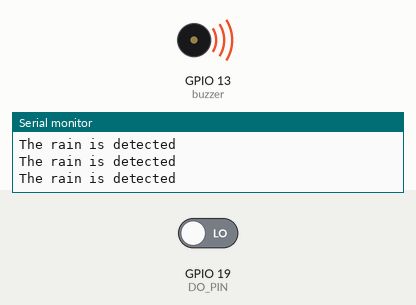
This sketch was run on a simulated ESP32. Parts: buzzer (waves = sounding, pin HIGH), the last lines printed to the serial monitor. Inputs (shaded band) come from the test bench; at power-on: GPIO 19 (DO_PIN) LOW. WiFi joins after 1.5 s; servers stay silent unless stated.

Above: at 3.0 s.
3.1 s: GPIO 19 (DO_PIN) driven HIGH
At 4.2 s:
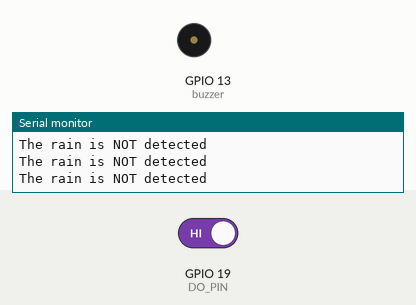
5.1 s: GPIO 19 (DO_PIN) driven LOW
At 5.9 s:
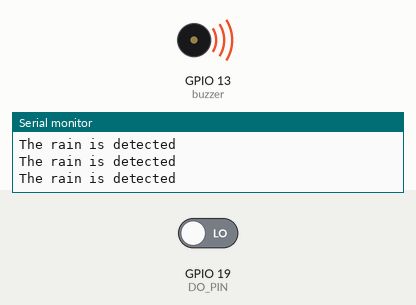
Timing chart, 0 to 8.1 s (numbered marks = the images above; inputs shaded):
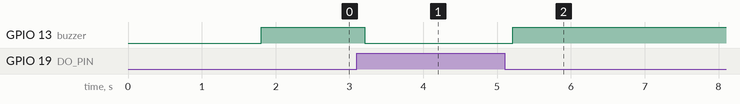

Measured:
- after the input at 3.1 s, GPIO 13 (buzzer): HIGH → LOW after 0.11 s
- after the input at 5.1 s, GPIO 13 (buzzer): LOW → HIGH after 0.11 s

The sketch:

4.Rain_Sensor.ino
```cpp
//Prateek
//www.justdoelectronics.com

#include <Wire.h>
#include <WiFiClient.h>
#include <BlynkSimpleEsp32.h>

#define buzzer 13
#define DO_PIN 19

BlynkTimer timer;

char auth[] = "AAAAAAAAAAAAAAA";
char ssid[] = "Prateek";
char pass[] = "8830584864xx";

void setup() {
  Serial.begin(9600);
  Blynk.begin(auth, ssid, pass, "blynk.cloud", 80);
  pinMode(buzzer, OUTPUT);
  pinMode(DO_PIN, INPUT);
}

void sensor() {
  int rain_state = digitalRead(DO_PIN);

  if (rain_state == HIGH) {
    Serial.println("The rain is NOT detected");
    digitalWrite(buzzer, LOW);
    WidgetLED LED(V3);
    LED.off();
  } else {
    Serial.println("The rain is detected");
    digitalWrite(buzzer, HIGH);
    WidgetLED LED(V3);
    LED.on();
  }
}

void loop() {
  sensor();
  Blynk.run();
  delay(200);
}
```
